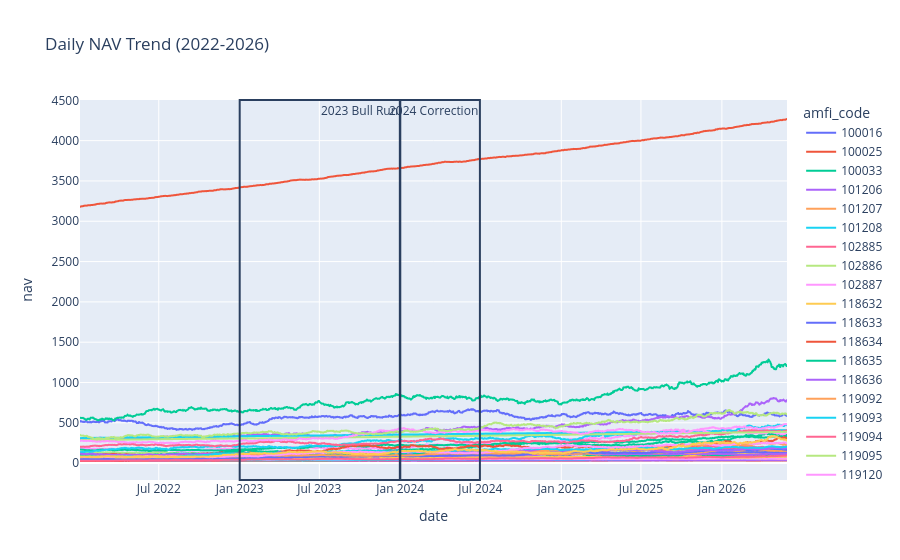

The notebook cell saved with this chart:
### Code cell
fig.add_vrect(
    x0="2023-01-01",
    x1="2023-12-31",
    annotation_text="2023 Bull Run"
)

fig.add_vrect(
    x0="2024-01-01",
    x1="2024-06-30",
    annotation_text="2024 Correction"
)

### Figure 1 — Plotly figure (JSON) as saved in the notebook; plotly's stock layout.template omitted (floating-point values rounded to 4 significant figures; data arrays with more than 128 entries replaced by an {"elided": "..."} marker saying what was removed)
{"data": [{"hovertemplate": "amfi_code=100016<br>date=%{x}<br>nav=%{y}<extra></extra>", "legendgroup": "100016", "line": {"color": "#636efa", "dash": "solid"}, "marker": {"symbol": "circle"}, "mode": "lines", "name": "100016", "showlegend": true, "type": "scattergl", "x": {"elided": "1150 str values"}, "xaxis": "x", "y": {"elided": "1150 float values"}, "yaxis": "y"}, {"hovertemplate": "amfi_code=100025<br>date=%{x}<br>nav=%{y}<extra></extra>", "legendgroup": "100025", "line": {"color": "#EF553B", "dash": "solid"}, "marker": {"symbol": "circle"}, "mode": "lines", "name": "100025", "showlegend": true, "type": "scattergl", "x": {"elided": "1150 str values"}, "xaxis": "x", "y": {"elided": "1150 float values"}, "yaxis": "y"}, {"hovertemplate": "amfi_code=100033<br>date=%{x}<br>nav=%{y}<extra></extra>", "legendgroup": "100033", "line": {"color": "#00cc96", "dash": "solid"}, "marker": {"symbol": "circle"}, "mode": "lines", "name": "100033", "showlegend": true, "type": "scattergl", "x": {"elided": "1150 str values"}, "xaxis": "x", "y": {"elided": "1150 float values"}, "yaxis": "y"}, {"hovertemplate": "amfi_code=101206<br>date=%{x}<br>nav=%{y}<extra></extra>", "legendgroup": "101206", "line": {"color": "#ab63fa", "dash": "solid"}, "marker": {"symbol": "circle"}, "mode": "lines", "name": "101206", "showlegend": true, "type": "scattergl", "x": {"elided": "1150 str values"}, "xaxis": "x", "y": {"elided": "1150 float values"}, "yaxis": "y"}, {"hovertemplate": "amfi_code=101207<br>date=%{x}<br>nav=%{y}<extra></extra>", "legendgroup": "101207", "line": {"color": "#FFA15A", "dash": "solid"}, "marker": {"symbol": "circle"}, "mode": "lines", "name": "101207", "showlegend": true, "type": "scattergl", "x": {"elided": "1150 str values"}, "xaxis": "x", "y": {"elided": "1150 float values"}, "yaxis": "y"}, {"hovertemplate": "amfi_code=101208<br>date=%{x}<br>nav=%{y}<extra></extra>", "legendgroup": "101208", "line": {"color": "#19d3f3", "dash": "solid"}, "marker": {"symbol": "circle"}, "mode": "lines", "name": "101208", "showlegend": true, "type": "scattergl", "x": {"elided": "1150 str values"}, "xaxis": "x", "y": {"elided": "1150 float values"}, "yaxis": "y"}, {"hovertemplate": "amfi_code=102885<br>date=%{x}<br>nav=%{y}<extra></extra>", "legendgroup": "102885", "line": {"color": "#FF6692", "dash": "solid"}, "marker": {"symbol": "circle"}, "mode": "lines", "name": "102885", "showlegend": true, "type": "scattergl", "x": {"elided": "1150 str values"}, "xaxis": "x", "y": {"elided": "1150 float values"}, "yaxis": "y"}, {"hovertemplate": "amfi_code=102886<br>date=%{x}<br>nav=%{y}<extra></extra>", "legendgroup": "102886", "line": {"color": "#B6E880", "dash": "solid"}, "marker": {"symbol": "circle"}, "mode": "lines", "name": "102886", "showlegend": true, "type": "scattergl", "x": {"elided": "1150 str values"}, "xaxis": "x", "y": {"elided": "1150 float values"}, "yaxis": "y"}, {"hovertemplate": "amfi_code=102887<br>date=%{x}<br>nav=%{y}<extra></extra>", "legendgroup": "102887", "line": {"color": "#FF97FF", "dash": "solid"}, "marker": {"symbol": "circle"}, "mode": "lines", "name": "102887", "showlegend": true, "type": "scattergl", "x": {"elided": "1150 str values"}, "xaxis": "x", "y": {"elided": "1150 float values"}, "yaxis": "y"}, {"hovertemplate": "amfi_code=118632<br>date=%{x}<br>nav=%{y}<extra></extra>", "legendgroup": "118632", "line": {"color": "#FECB52", "dash": "solid"}, "marker": {"symbol": "circle"}, "mode": "lines", "name": "118632", "showlegend": true, "type": "scattergl", "x": {"elided": "1150 str values"}, "xaxis": "x", "y": {"elided": "1150 float values"}, "yaxis": "y"}, {"hovertemplate": "amfi_code=118633<br>date=%{x}<br>nav=%{y}<extra></extra>", "legendgroup": "118633", "line": {"color": "#636efa", "dash": "solid"}, "marker": {"symbol": "circle"}, "mode": "lines", "name": "118633", "showlegend": true, "type": "scattergl", "x": {"elided": "1150 str values"}, "xaxis": "x", "y": {"elided": "1150 float values"}, "yaxis": "y"}, {"hovertemplate": "amfi_code=118634<br>date=%{x}<br>nav=%{y}<extra></extra>", "legendgroup": "118634", "line": {"color": "#EF553B", "dash": "solid"}, "marker": {"symbol": "circle"}, "mode": "lines", "name": "118634", "showlegend": true, "type": "scattergl", "x": {"elided": "1150 str values"}, "xaxis": "x", "y": {"elided": "1150 float values"}, "yaxis": "y"}, {"hovertemplate": "amfi_code=118635<br>date=%{x}<br>nav=%{y}<extra></extra>", "legendgroup": "118635", "line": {"color": "#00cc96", "dash": "solid"}, "marker": {"symbol": "circle"}, "mode": "lines", "name": "118635", "showlegend": true, "type": "scattergl", "x": {"elided": "1150 str values"}, "xaxis": "x", "y": {"elided": "1150 float values"}, "yaxis": "y"}, {"hovertemplate": "amfi_code=118636<br>date=%{x}<br>nav=%{y}<extra></extra>", "legendgroup": "118636", "line": {"color": "#ab63fa", "dash": "solid"}, "marker": {"symbol": "circle"}, "mode": "lines", "name": "118636", "showlegend": true, "type": "scattergl", "x": {"elided": "1150 str values"}, "xaxis": "x", "y": {"elided": "1150 float values"}, "yaxis": "y"}, {"hovertemplate": "amfi_code=119092<br>date=%{x}<br>nav=%{y}<extra></extra>", "legendgroup": "119092", "line": {"color": "#FFA15A", "dash": "solid"}, "marker": {"symbol": "circle"}, "mode": "lines", "name": "119092", "showlegend": true, "type": "scattergl", "x": {"elided": "1150 str values"}, "xaxis": "x", "y": {"elided": "1150 float values"}, "yaxis": "y"}, {"hovertemplate": "amfi_code=119093<br>date=%{x}<br>nav=%{y}<extra></extra>", "legendgroup": "119093", "line": {"color": "#19d3f3", "dash": "solid"}, "marker": {"symbol": "circle"}, "mode": "lines", "name": "119093", "showlegend": true, "type": "scattergl", "x": {"elided": "1150 str values"}, "xaxis": "x", "y": {"elided": "1150 float values"}, "yaxis": "y"}, {"hovertemplate": "amfi_code=119094<br>date=%{x}<br>nav=%{y}<extra></extra>", "legendgroup": "119094", "line": {"color": "#FF6692", "dash": "solid"}, "marker": {"symbol": "circle"}, "mode": "lines", "name": "119094", "showlegend": true, "type": "scattergl", "x": {"elided": "1150 str values"}, "xaxis": "x", "y": {"elided": "1150 float values"}, "yaxis": "y"}, {"hovertemplate": "amfi_code=119095<br>date=%{x}<br>nav=%{y}<extra></extra>", "legendgroup": "119095", "line": {"color": "#B6E880", "dash": "solid"}, "marker": {"symbol": "circle"}, "mode": "lines", "name": "119095", "showlegend": true, "type": "scattergl", "x": {"elided": "1150 str values"}, "xaxis": "x", "y": {"elided": "1150 float values"}, "yaxis": "y"}, {"hovertemplate": "amfi_code=119120<br>date=%{x}<br>nav=%{y}<extra></extra>", "legendgroup": "119120", "line": {"color": "#FF97FF", "dash": "solid"}, "marker": {"symbol": "circle"}, "mode": "lines", "name": "119120", "showlegend": true, "type": "scattergl", "x": {"elided": "1150 str values"}, "xaxis": "x", "y": {"elided": "1150 float values"}, "yaxis": "y"}, {"hovertemplate": "amfi_code=119551<br>date=%{x}<br>nav=%{y}<extra></extra>", "legendgroup": "119551", "line": {"color": "#FECB52", "dash": "solid"}, "marker": {"symbol": "circle"}, "mode": "lines", "name": "119551", "showlegend": true, "type": "scattergl", "x": {"elided": "1150 str values"}, "xaxis": "x", "y": {"elided": "1150 float values"}, "yaxis": "y"}, {"hovertemplate": "amfi_code=119552<br>date=%{x}<br>nav=%{y}<extra></extra>", "legendgroup": "119552", "line": {"color": "#636efa", "dash": "solid"}, "marker": {"symbol": "circle"}, "mode": "lines", "name": "119552", "showlegend": true, "type": "scattergl", "x": {"elided": "1150 str values"}, "xaxis": "x", "y": {"elided": "1150 float values"}, "yaxis": "y"}, {"hovertemplate": "amfi_code=119598<br>date=%{x}<br>nav=%{y}<extra></extra>", "legendgroup": "119598", "line": {"color": "#EF553B", "dash": "solid"}, "marker": {"symbol": "circle"}, "mode": "lines", "name": "119598", "showlegend": true, "type": "scattergl", "x": {"elided": "1150 str values"}, "xaxis": "x", "y": {"elided": "1150 float values"}, "yaxis": "y"}, {"hovertemplate": "amfi_code=119599<br>date=%{x}<br>nav=%{y}<extra></extra>", "legendgroup": "119599", "line": {"color": "#00cc96", "dash": "solid"}, "marker": {"symbol": "circle"}, "mode": "lines", "name": "119599", "showlegend": true, "type": "scattergl", "x": {"elided": "1150 str values"}, "xaxis": "x", "y": {"elided": "1150 float values"}, "yaxis": "y"}, {"hovertemplate": "amfi_code=120503<br>date=%{x}<br>nav=%{y}<extra></extra>", "legendgroup": "120503", "line": {"color": "#ab63fa", "dash": "solid"}, "marker": {"symbol": "circle"}, "mode": "lines", "name": "120503", "showlegend": true, "type": "scattergl", "x": {"elided": "1150 str values"}, "xaxis": "x", "y": {"elided": "1150 float values"}, "yaxis": "y"}, {"hovertemplate": "amfi_code=120504<br>date=%{x}<br>nav=%{y}<extra></extra>", "legendgroup": "120504", "line": {"color": "#FFA15A", "dash": "solid"}, "marker": {"symbol": "circle"}, "mode": "lines", "name": "120504", "showlegend": true, "type": "scattergl", "x": {"elided": "1150 str values"}, "xaxis": "x", "y": {"elided": "1150 float values"}, "yaxis": "y"}, {"hovertemplate": "amfi_code=120505<br>date=%{x}<br>nav=%{y}<extra></extra>", "legendgroup": "120505", "line": {"color": "#19d3f3", "dash": "solid"}, "marker": {"symbol": "circle"}, "mode": "lines", "name": "120505", "showlegend": true, "type": "scattergl", "x": {"elided": "1150 str values"}, "xaxis": "x", "y": {"elided": "1150 float values"}, "yaxis": "y"}, {"hovertemplate": "amfi_code=120506<br>date=%{x}<br>nav=%{y}<extra></extra>", "legendgroup": "120506", "line": {"color": "#FF6692", "dash": "solid"}, "marker": {"symbol": "circle"}, "mode": "lines", "name": "120506", "showlegend": true, "type": "scattergl", "x": {"elided": "1150 str values"}, "xaxis": "x", "y": {"elided": "1150 float values"}, "yaxis": "y"}, {"hovertemplate": "amfi_code=120507<br>date=%{x}<br>nav=%{y}<extra></extra>", "legendgroup": "120507", "line": {"color": "#B6E880", "dash": "solid"}, "marker": {"symbol": "circle"}, "mode": "lines", "name": "120507", "showlegend": true, "type": "scattergl", "x": {"elided": "1150 str values"}, "xaxis": "x", "y": {"elided": "1150 float values"}, "yaxis": "y"}, {"hovertemplate": "amfi_code=120841<br>date=%{x}<br>nav=%{y}<extra></extra>", "legendgroup": "120841", "line": {"color": "#FF97FF", "dash": "solid"}, "marker": {"symbol": "circle"}, "mode": "lines", "name": "120841", "showlegend": true, "type": "scattergl", "x": {"elided": "1150 str values"}, "xaxis": "x", "y": {"elided": "1150 float values"}, "yaxis": "y"}, {"hovertemplate": "amfi_code=120842<br>date=%{x}<br>nav=%{y}<extra></extra>", "legendgroup": "120842", "line": {"color": "#FECB52", "dash": "solid"}, "marker": {"symbol": "circle"}, "mode": "lines", "name": "120842", "showlegend": true, "type": "scattergl", "x": {"elided": "1150 str values"}, "xaxis": "x", "y": {"elided": "1150 float values"}, "yaxis": "y"}, {"hovertemplate": "amfi_code=120843<br>date=%{x}<br>nav=%{y}<extra></extra>", "legendgroup": "120843", "line": {"color": "#636efa", "dash": "solid"}, "marker": {"symbol": "circle"}, "mode": "lines", "name": "120843", "showlegend": true, "type": "scattergl", "x": {"elided": "1150 str values"}, "xaxis": "x", "y": {"elided": "1150 float values"}, "yaxis": "y"}, {"hovertemplate": "amfi_code=120844<br>date=%{x}<br>nav=%{y}<extra></extra>", "legendgroup": "120844", "line": {"color": "#EF553B", "dash": "solid"}, "marker": {"symbol": "circle"}, "mode": "lines", "name": "120844", "showlegend": true, "type": "scattergl", "x": {"elided": "1150 str values"}, "xaxis": "x", "y": {"elided": "1150 float values"}, "yaxis": "y"}, {"hovertemplate": "amfi_code=125497<br>date=%{x}<br>nav=%{y}<extra></extra>", "legendgroup": "125497", "line": {"color": "#00cc96", "dash": "solid"}, "marker": {"symbol": "circle"}, "mode": "lines", "name": "125497", "showlegend": true, "type": "scattergl", "x": {"elided": "1150 str values"}, "xaxis": "x", "y": {"elided": "1150 float values"}, "yaxis": "y"}, {"hovertemplate": "amfi_code=125498<br>date=%{x}<br>nav=%{y}<extra></extra>", "legendgroup": "125498", "line": {"color": "#ab63fa", "dash": "solid"}, "marker": {"symbol": "circle"}, "mode": "lines", "name": "125498", "showlegend": true, "type": "scattergl", "x": {"elided": "1150 str values"}, "xaxis": "x", "y": {"elided": "1150 float values"}, "yaxis": "y"}, {"hovertemplate": "amfi_code=148567<br>date=%{x}<br>nav=%{y}<extra></extra>", "legendgroup": "148567", "line": {"color": "#FFA15A", "dash": "solid"}, "marker": {"symbol": "circle"}, "mode": "lines", "name": "148567", "showlegend": true, "type": "scattergl", "x": {"elided": "1150 str values"}, "xaxis": "x", "y": {"elided": "1150 float values"}, "yaxis": "y"}, {"hovertemplate": "amfi_code=148568<br>date=%{x}<br>nav=%{y}<extra></extra>", "legendgroup": "148568", "line": {"color": "#19d3f3", "dash": "solid"}, "marker": {"symbol": "circle"}, "mode": "lines", "name": "148568", "showlegend": true, "type": "scattergl", "x": {"elided": "1150 str values"}, "xaxis": "x", "y": {"elided": "1150 float values"}, "yaxis": "y"}, {"hovertemplate": "amfi_code=148569<br>date=%{x}<br>nav=%{y}<extra></extra>", "legendgroup": "148569", "line": {"color": "#FF6692", "dash": "solid"}, "marker": {"symbol": "circle"}, "mode": "lines", "name": "148569", "showlegend": true, "type": "scattergl", "x": {"elided": "1150 str values"}, "xaxis": "x", "y": {"elided": "1150 float values"}, "yaxis": "y"}, {"hovertemplate": "amfi_code=149322<br>date=%{x}<br>nav=%{y}<extra></extra>", "legendgroup": "149322", "line": {"color": "#B6E880", "dash": "solid"}, "marker": {"symbol": "circle"}, "mode": "lines", "name": "149322", "showlegend": true, "type": "scattergl", "x": {"elided": "1150 str values"}, "xaxis": "x", "y": {"elided": "1150 float values"}, "yaxis": "y"}, {"hovertemplate": "amfi_code=149323<br>date=%{x}<br>nav=%{y}<extra></extra>", "legendgroup": "149323", "line": {"color": "#FF97FF", "dash": "solid"}, "marker": {"symbol": "circle"}, "mode": "lines", "name": "149323", "showlegend": true, "type": "scattergl", "x": {"elided": "1150 str values"}, "xaxis": "x", "y": {"elided": "1150 float values"}, "yaxis": "y"}, {"hovertemplate": "amfi_code=149324<br>date=%{x}<br>nav=%{y}<extra></extra>", "legendgroup": "149324", "line": {"color": "#FECB52", "dash": "solid"}, "marker": {"symbol": "circle"}, "mode": "lines", "name": "149324", "showlegend": true, "type": "scattergl", "x": {"elided": "1150 str values"}, "xaxis": "x", "y": {"elided": "1150 float values"}, "yaxis": "y"}], "layout": {"annotations": [{"showarrow": false, "text": "2023 Bull Run", "x": "2023-12-31", "xanchor": "right", "xref": "x", "y": 1, "yanchor": "top", "yref": "y domain"}, {"showarrow": false, "text": "2024 Correction", "x": "2024-06-30", "xanchor": "right", "xref": "x", "y": 1, "yanchor": "top", "yref": "y domain"}], "legend": {"title": {"text": "amfi_code"}, "tracegroupgap": 0}, "shapes": [{"type": "rect", "x0": "2023-01-01", "x1": "2023-12-31", "xref": "x", "y0": 0, "y1": 1, "yref": "y domain"}, {"type": "rect", "x0": "2024-01-01", "x1": "2024-06-30", "xref": "x", "y0": 0, "y1": 1, "yref": "y domain"}], "title": {"text": "Daily NAV Trend (2022-2026)"}, "xaxis": {"anchor": "y", "domain": [0, 1], "title": {"text": "date"}}, "yaxis": {"anchor": "x", "domain": [0, 1], "title": {"text": "nav"}}}}
